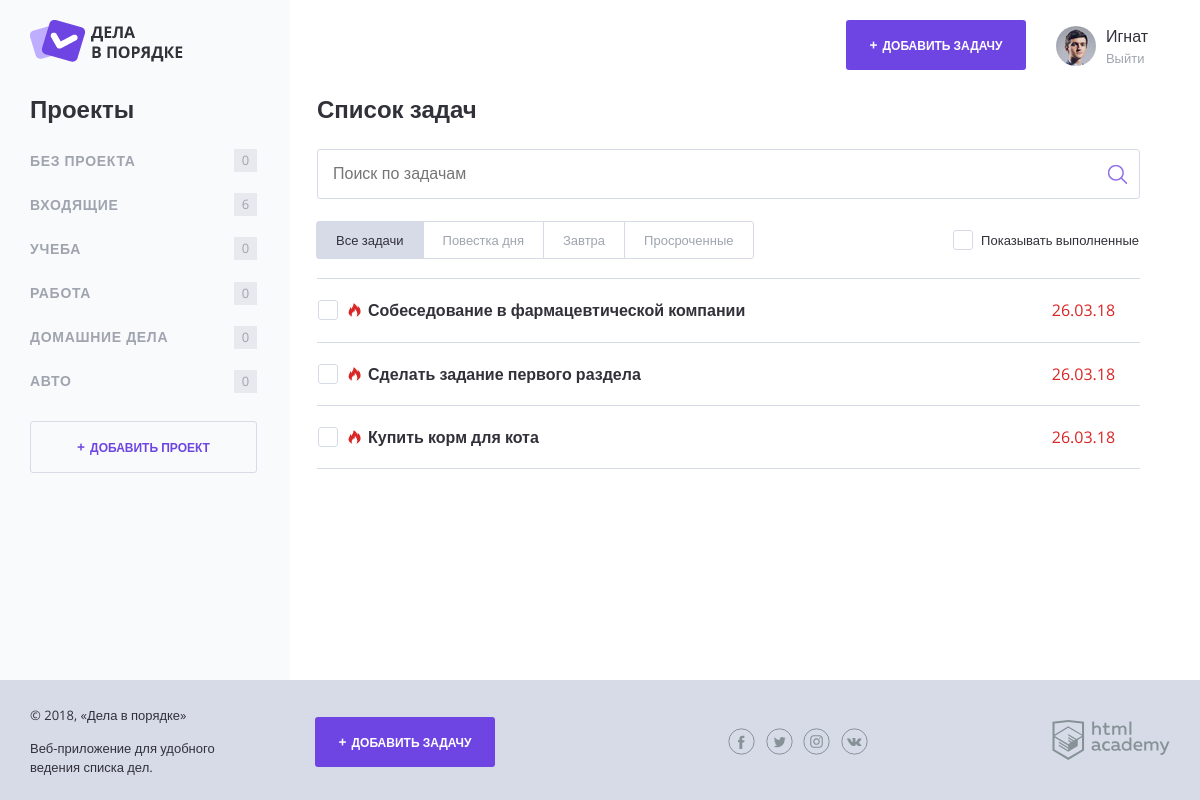
The page / (signed in) on the database its author committed.
### tables this page shows
CREATE TABLE projects (
  project_id INT AUTO_INCREMENT PRIMARY KEY NOT NULL,
  title CHAR(30) NOT NULL,
  user_id INT NOT NULL
);

CREATE TABLE tasks (
  task_id INT AUTO_INCREMENT PRIMARY KEY NOT NULL,
  project_id INT,
  user_id INT NOT NULL,
  created DATETIME NOT NULL DEFAULT CURRENT_TIMESTAMP,
  completed tinyint(1) NOT NULL DEFAULT '0',
  deadline DATETIME,
  title TEXT(30) NOT NULL,
  link TEXT(300)
);

### functions.php (called while the page is built, shortened)
<?php
require_once('config.php');
function calculate_unsorted_tasks($tasks_array) {
  $total_tasks = 0;
  return $total_tasks;
}
function include_template($name, $data) {
  $name = 'templates/' . $name;
  extract($data);
  require_once $name;
  $result = ob_get_clean();
return $result;
}
function calculate_time_left_to_date($date) {
  $current_time = time();
  $time_to_task = strtotime($date);
  $secs_in_day = 86400;
  $time_left = $time_to_task - $current_time;
  $hours_until_end = floor($time_left / $secs_in_day) * 24;
  if ($date and $hours_until_end < 24) {
    return true;
  }
  return false;
}
function convert_time ($date) {
  if (!empty($date)) {
    $timestamp = strtotime($date);
    $mydate = date('d.m.y', $timestamp);
    return $mydate;
  }
}
function get_array_from_sql ($connect, $result) {
  mysqli_set_charset($connect, "utf8");
  $result = mysqli_query($connect, $result);
  $array = null;
  if ($result) {
    $array = mysqli_fetch_all($result, MYSQLI_ASSOC);
  }
  return $array;
}
?>

### sql-requests.php (called while the page is built, shortened)
<?php
function get_projects_array($user_id) {
  $sql_projects = "SELECT projects.title, projects.project_id,
                  (SELECT COUNT(*) from tasks WHERE projects.project_id = tasks.project_id)
                  AS tasks_amount
                  FROM projects
                  WHERE projects.user_id = $user_id";
  return $sql_projects;
}
function get_tasks_array ($user_id) {
  $sql_tasks = "SELECT `title`, `deadline`, `project_id`, `completed`
               FROM tasks
               WHERE user_id = $user_id";
  return $sql_tasks;
}
function get_tasks_array_by($user_id, $project_id = false, $completed = null, $deadline_filter_type = null) {
  $sql_part = '';
  $sql_tasks = "SELECT `task_id`, `title`, `deadline`, `project_id`, `completed`, `link`
               FROM tasks WHERE user_id = $user_id $sql_part";
  return $sql_tasks;
}

### config.php (called while the page is built, shortened)
<?php
require_once('functions.php');
require_once('sql-requests.php');
$connect = mysqli_connect('localhost', 'root', 'rootpassword', 'doingsdone');
if ($connect) {
  mysqli_set_charset($connect, "utf8");
}
if(isset($_SESSION['user'])) {
  $user_id = $_SESSION['user']['user_id'];
  $sql_projects = get_projects_array($user_id);
  $projects = get_array_from_sql($connect, $sql_projects);
  $sql_tasks = get_tasks_array($user_id);
  $tasks = get_array_from_sql($connect, $sql_tasks);
  $default_tasks = get_array_from_sql($connect, $sql_tasks);
}
?>

### templates/index.php (the view, shortened to what this page needs)
<h2 class="content__main-heading">Список задач</h2>
<form class="search-form" action="index.php" method="post">
  <input class="search-form__input" type="text" name="" value="" placeholder="Поиск по задачам">
  <input class="search-form__submit" type="submit" name="" value="Искать">
</form>
<div class="tasks-controls">
  <nav class="tasks-switch">
    <a href="/doingsdone" class="tasks-switch__item tasks-switch__item--active">Все задачи</a>
    <a href="/doingsdone?filter_type=today<?= !empty($_GET['project_id']) ? "&project_id=" . $_GET['project_id'] : '' ?>" class="tasks-switch__item">Повестка дня</a>
    <a href="/doingsdone?filter_type=tomorrow<?= !empty($_GET['project_id']) ? "&project_id=" . $_GET['project_id'] : '' ?>" class="tasks-switch__item">Завтра</a>
    <a href="/doingsdone?filter_type=overdue<?= !empty($_GET['project_id']) ? "&project_id=" . $_GET['project_id'] : '' ?>" class="tasks-switch__item">Просроченные</a>
  </nav>
  <label class="checkbox">
    <span class="checkbox__text">Показывать выполненные</span>
  </label>
</div>
<table class="tasks">
  <?php foreach ($tasks as $task): ?>
    <?php if (!$task['completed'] || ($show_completed_tasks && $task['completed'])): ?>
      <tr class="tasks__item task
      <?php if (calculate_time_left_to_date($task['deadline'])): ?> task--important<?php endif; ?>
      <?php if ($task['completed']): ?> task--completed<?php endif; ?>
      ">
        <td class="task__select">
          <label class="checkbox task__checkbox">
            <span class="checkbox__text">
              <?= htmlspecialchars($task['title']); ?></span>
          </label>
        </td>
        <td class="task__file">
        </td>
        <td class="task__date">
          <?= htmlspecialchars(convert_time($task['deadline'])); ?>
        </td>
      </tr>
    <?php endif; ?>
  <?php endforeach; ?>
</table>

### templates/sidebar.php
<section class="content__side">
  <?php if(isset($_SESSION['user'])) : ?>
  <h2 class="content__side-heading">Проекты</h2>
  <nav class="main-navigation">
    <ul class="main-navigation__list">
      <li class="main-navigation__list-item">
        <a class="main-navigation__list-item-link" href="?project_id">Без проекта</a>
        <span class="main-navigation__list-item-count">
          <?= calculate_unsorted_tasks($default_tasks)?></span>
      </li>
      <?php foreach ($projects as $project): ?>
      <li class="main-navigation__list-item">
        <a class="main-navigation__list-item-link" href="?project_id=<?= $project['project_id'] ?>">
          <?= $project['title']; ?></a>
        <span class="main-navigation__list-item-count">
          <?= $project['tasks_amount'] ?></span>
      </li>
      <?php endforeach; ?>
    </ul>
  </nav>
  <a class="button button--transparent button--plus content__side-button" href="add-project.php" target="project_add">Добавить
    проект</a>
  <?php else: ?>
  <p class="content__side-info">Если у вас уже есть аккаунт, авторизуйтесь на сайте</p>
  <a class="button button--transparent content__side-button" href="auth.php">Войти</a>
  <?php endif; ?>
</section>

### templates/layout.php (shortened to what this page needs)
<!DOCTYPE html>
<html lang="ru">
<head>
    <link rel="stylesheet" href="css/normalize.css">
    <link rel="stylesheet" href="css/style.css">
    <link rel="stylesheet" href="css/flatpickr.min.css">
</head>
<body>
<div class="page-wrapper">
    <div class="container <?= isset($sidebar) ? 'container--with-sidebar' : ''; ?>">
        <header class="main-header">
            <a href="/doingsdone">
                <img src="img/logo.png" width="153" height="42" alt="Логотип Дела в порядке">
            </a>
            <div class="main-header__side">
              <?php if(isset($_SESSION['user'])) : ?>
                <a class="main-header__side-item button button--plus open-modal" href="add.php">Добавить задачу</a>
                <div class="main-header__side-item user-menu">
                    <div class="user-menu__image">
                        <img src="img/user-pic.jpg" width="40" height="40" alt="Пользователь">
                    </div>
                    <div class="user-menu__data">
                        <p><?= $_SESSION['user']['name'];?></p>
                        <a href="logout.php">Выйти</a>
                    </div>
                </div>
              <?php else : ?>
                <a class="main-header__side-item button button--transparent" href="auth.php">Войти</a>
              <?php endif; ?>
            </div>
        </header>
        <div class="content">
          <?= $sidebar ?? ''; ?>
            <main class="content__main">
              <?=$content;?>
            </main>
        </div>
    </div>
</div>
<footer class="main-footer">
    <div class="container">
        <div class="main-footer__copyright">
            <p>© 2018, «Дела в порядке»</p>
            <p>Веб-приложение для удобного ведения списка дел.</p>
        </div>
        <?php if(isset($_SESSION['user'])) : ?>
		      <a class="main-footer__button button button--plus" href="add.php">Добавить задачу</a>
        <?php endif; ?>
        <div class="main-footer__social social">
            <a class="social__link social__link--facebook" href="#">
            </a>
            <a class="social__link social__link--twitter" href="#">
            </a>
            <a class="social__link social__link--instagram" href="#">
            </a>
            <a class="social__link social__link--vkontakte" href="#">
            </a>
        </div>
        <div class="main-footer__developed-by">
            <a href="https://htmlacademy.ru/intensive/php">
                <img src="img/htmlacademy.svg" alt="HTML Academy" width="118" height="40">
            </a>
        </div>
    </div>
</footer>
</body>
</html>

### index.php (shortened to what this page needs)
<?php
require_once('config.php');
if (!empty($_SESSION['user'])) {
  $project_id = false;
  $filter_type = null;
  $show_completed_tasks = 0;
  $sql_tasks = get_tasks_array_by($user_id, $project_id, $show_completed_tasks, $filter_type);
  $tasks = get_array_from_sql($connect, $sql_tasks);
  $content = include_template('index.php', [
    'tasks' => $tasks,
    'project_id' => $project_id,
    'show_completed_tasks' => $show_completed_tasks,
  ]);
  $sidebar = include_template('sidebar.php', [
    'projects' => $projects,
    'default_tasks' => $default_tasks,
  ]);
  $layout_content = include_template('layout.php', [
    'content' => $content,
    'sidebar' => $sidebar,
    'tasks' => $tasks,
  	'title' => 'Дела в порядке - Главная страница'
  ]);
}
else {
  $content = include_template('guest.php', []);
  $layout_content = include_template('layout.php', [
    'content' => $content,
    'title' => 'Дела в порядке - Главная страница'
  ]);
}
print($layout_content);
?>

### rows shown on the page
projects: title "ВХОДЯЩИЕ", tasks_amount "6"
projects: title "УЧЕБА", tasks_amount "0"
projects: title "РАБОТА", tasks_amount "0"
projects: title "ДОМАШНИЕ ДЕЛА", tasks_amount "0"
projects: title "АВТО", tasks_amount "0"
tasks: title "Собеседование в фармацевтической компании", deadline "26.03.18"
tasks: title "Сделать задание первого раздела", deadline "26.03.18"
tasks: title "Купить корм для кота", deadline "26.03.18"

### other values the page prints
$_SESSION['user']['name'] "Игнат"
calculate_unsorted_tasks($default_tasks) "0"
